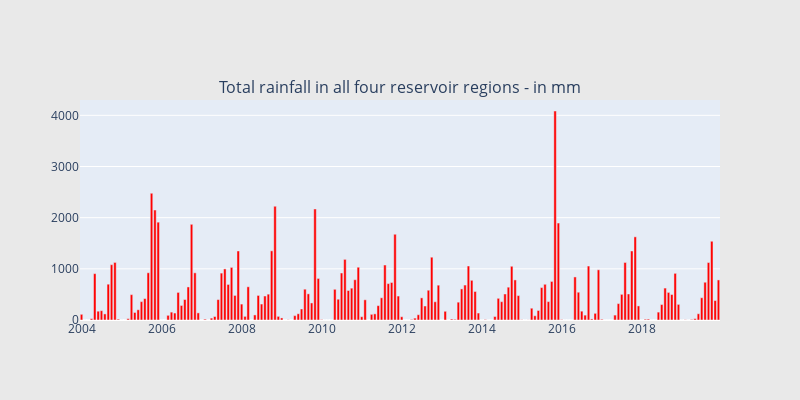

Here is the notebook cell this chart was saved with:
### Code cell
# Adding the rainfall data for the areas of reservoirs
rain_df["total"] = rain_df["POONDI"] + rain_df["CHOLAVARAM"] + rain_df["REDHILLS"] + rain_df["CHEMBARAMBAKKAM"]
rain_df["total"] = rain_df["POONDI"] + rain_df["CHOLAVARAM"] + rain_df["REDHILLS"] + rain_df["CHEMBARAMBAKKAM"]

# function to plot
def bar_plot(cnt_srs, color):
    trace = go.Bar(
        x=cnt_srs.index[::-1],
        y=cnt_srs.values[::-1],
        showlegend=False,
        marker=dict(
            color=color,
        ),
    )
    return trace

# creating the year month column
rain_df["YearMonth"] = pd.to_datetime(rain_df["Date"].dt.year.astype(str) + rain_df["Date"].dt.month.astype(str), format='%Y%m')

# ploting the rainfall data
cnt_srs = rain_df.groupby("YearMonth")["total"].sum()
trace5 = bar_plot(cnt_srs, 'red')

fig = tools.make_subplots(rows=1, cols=1, vertical_spacing=0.08,
                          subplot_titles=["Total rainfall in all four reservoir regions - in mm"])
fig.append_trace(trace5, 1, 1)


fig['layout'].update(height=400, width=800, paper_bgcolor='rgb(233,233,233)')
py.iplot(fig, filename='h2o-plots')

### Figure 1 — Plotly figure (JSON) as saved in the notebook; plotly's stock layout.template omitted (floating-point values rounded to 4 significant figures; data arrays with more than 128 entries replaced by an {"elided": "..."} marker saying what was removed)
{"data": [{"marker": {"color": "red"}, "showlegend": false, "type": "bar", "x": {"elided": "192 str values"}, "xaxis": "x", "y": {"elided": "192 float values"}, "yaxis": "y"}], "layout": {"annotations": [{"font": {"size": 16}, "showarrow": false, "text": "Total rainfall in all four reservoir regions - in mm", "x": 0.5, "xanchor": "center", "xref": "paper", "y": 1, "yanchor": "bottom", "yref": "paper"}], "height": 400, "paper_bgcolor": "rgb(233,233,233)", "width": 800, "xaxis": {"anchor": "y", "domain": [0, 1]}, "yaxis": {"anchor": "x", "domain": [0, 1]}}}
